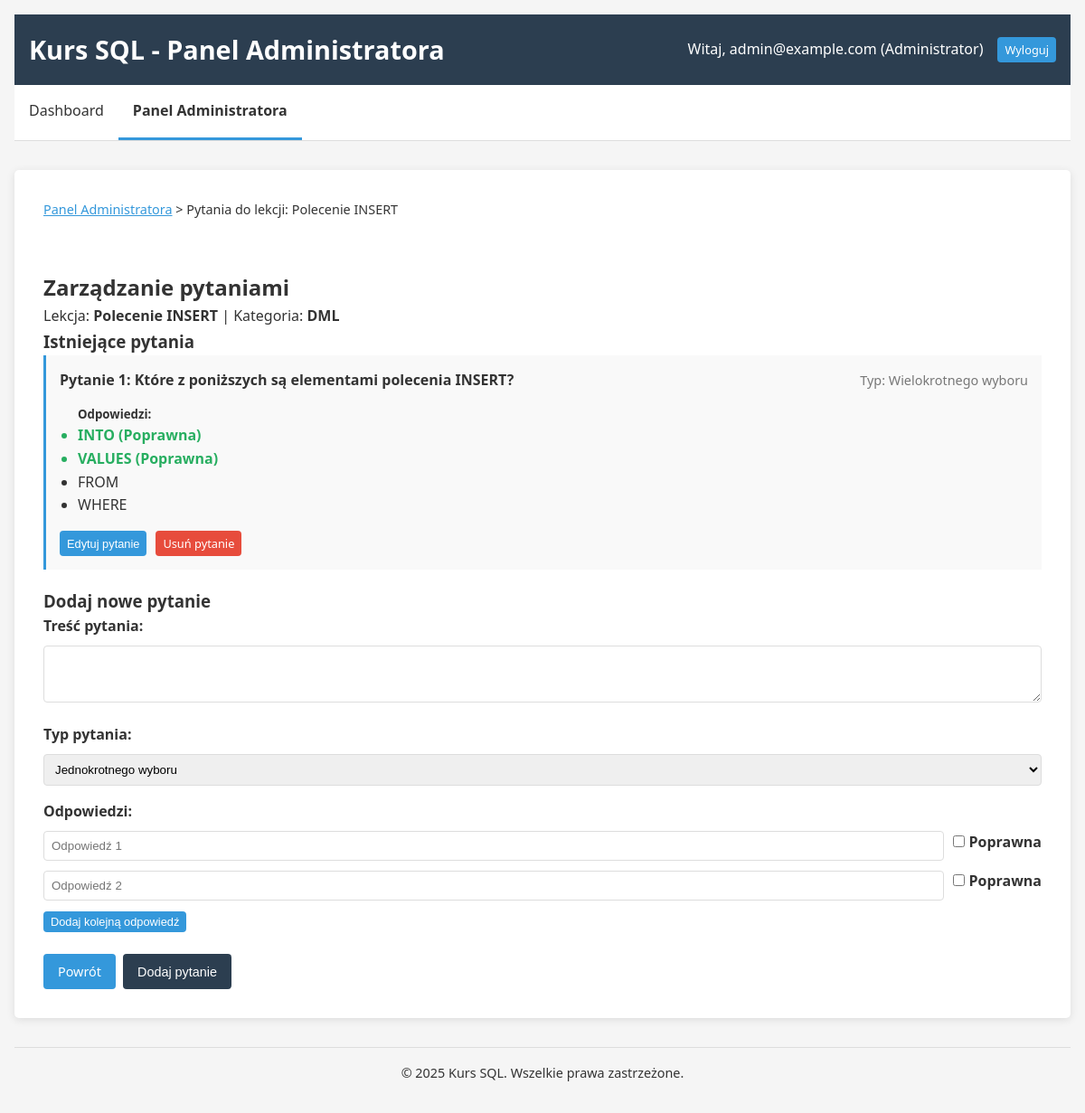
The page /index.php?page=admin_manage_questions&lesson_id=3 (signed in) on the database its author committed.
### tables this page shows
CREATE TABLE lessons (
    id INT AUTO_INCREMENT PRIMARY KEY,
    title VARCHAR(255) NOT NULL,
    content TEXT NOT NULL,
    category VARCHAR(100) NOT NULL
);

CREATE TABLE questions (
    id INT AUTO_INCREMENT PRIMARY KEY,
    lesson_id INT,
    type ENUM('single', 'multi', 'open') NOT NULL,
    text TEXT NOT NULL,
    FOREIGN KEY (lesson_id) REFERENCES lessons(id) ON DELETE CASCADE
);

CREATE TABLE answers (
    id INT AUTO_INCREMENT PRIMARY KEY,
    question_id INT,
    text TEXT NOT NULL,
    is_correct BOOLEAN DEFAULT FALSE,
    FOREIGN KEY (question_id) REFERENCES questions(id) ON DELETE CASCADE
);

### functions.php (called while the page is built, shortened)
<?php
function get_questions_for_lesson($db, $lesson_id) {
    $stmt = $db->prepare("SELECT * FROM questions WHERE lesson_id = ?");
    $stmt->execute([$lesson_id]);
    return $stmt->fetchAll(PDO::FETCH_ASSOC);
}
function get_answers_for_question($db, $question_id) {
    $stmt = $db->prepare("SELECT * FROM answers WHERE question_id = ?");
    $stmt->execute([$question_id]);
    return $stmt->fetchAll(PDO::FETCH_ASSOC);
}
?>

### admin.php (the view, shortened to what this page needs)
<?php
require_once 'config.php';
require_once 'functions.php';
?>
<?php
function render_manage_questions($lesson_id) {
    global $db;
    $stmt = $db->prepare("SELECT * FROM lessons WHERE id = ?");
    $stmt->execute([$lesson_id]);
    $lesson = $stmt->fetch(PDO::FETCH_ASSOC);
    $questions = get_questions_for_lesson($db, $lesson_id);
?>
<!DOCTYPE html>
<html lang="pl">
<head>
    <link rel="stylesheet" href="style.css">
</head>
<body>
    <div class="container">
        <header>
            <h1>Kurs SQL - Panel Administratora</h1>
            <div class="user-info">
                <span>Witaj, <?= htmlspecialchars($_SESSION['email']) ?> (Administrator)</span>
                <a href="index.php?action=logout" class="btn btn-sm">Wyloguj</a>
            </div>
        </header>
        <nav>
            <ul>
                <li><a href="index.php?page=dashboard">Dashboard</a></li>
                <li><a href="index.php?page=admin" class="active">Panel Administratora</a></li>
            </ul>
        </nav>
        <main>
            <div class="admin-panel">
                <div class="breadcrumb">
                    <a href="index.php?page=admin">Panel Administratora</a> &gt;
                    Pytania do lekcji: <?= htmlspecialchars($lesson['title']) ?>
                </div>
                <div class="questions-panel">
                    <h2>Zarządzanie pytaniami</h2>
                    <p>Lekcja: <strong><?= htmlspecialchars($lesson['title']) ?></strong> | Kategoria: <strong><?= htmlspecialchars($lesson['category']) ?></strong></p>
                    <div class="questions-list">
                        <h3>Istniejące pytania</h3>
                        <?php if (empty($questions)): ?>
                        <p>Brak pytań dla tej lekcji.</p>
                        <?php else: ?>
                        <?php foreach ($questions as $index => $question): ?>
                        <div class="question-item">
                            <div class="question-header">
                                <h4>Pytanie <?= $index + 1 ?>: <?= htmlspecialchars($question['text']) ?></h4>
                                <div class="question-meta">
                                    <span class="question-type">
                                        Typ:
                                        <?php
                                        switch($question['type']) {
                                            case 'multi': echo 'Wielokrotnego wyboru'; break;
                                        }
                                        ?>
                                    </span>
                                </div>
                            </div>
                            <div class="question-answers">
                                <h5>Odpowiedzi:</h5>
                                <?php
                                $answers = get_answers_for_question($db, $question['id']);
                                if (!empty($answers)):
                                ?>
                                <ul>
                                    <?php foreach ($answers as $answer): ?>
                                    <li class="<?= $answer['is_correct'] ? 'correct-answer' : 'incorrect-answer' ?>">
                                        <?= htmlspecialchars($answer['text']) ?>
                                        <?= $answer['is_correct'] ? ' (Poprawna)' : '' ?>
                                    </li>
                                    <?php endforeach; ?>
                                </ul>
                                <?php else: ?>
                                <p>Brak odpowiedzi dla tego pytania.</p>
                                <?php endif; ?>
                            </div>
                            <div class="question-actions">
                                <button class="btn btn-sm edit-question-btn" data-id="<?= $question['id'] ?>" data-type="<?= $question['type'] ?>">Edytuj pytanie</button>
                                <a href="index.php?page=admin_manage_questions&lesson_id=<?= $lesson_id ?>&delete_question=<?= $question['id'] ?>"
                                   class="btn btn-sm btn-danger"
                                   onclick="return confirm('Czy na pewno chcesz usunąć to pytanie?')">Usuń pytanie</a>
                            </div>
                        </div>
                        <?php endforeach; ?>
                        <?php endif; ?>
                    </div>
                    <div class="add-question">
                        <h3>Dodaj nowe pytanie</h3>
                        <form method="post" action="index.php?page=admin_manage_questions&lesson_id=<?= $lesson_id ?>" id="add-question-form">
                            <div class="form-group">
                                <label for="question_text">Treść pytania:</label>
                                <textarea name="question_text" id="question_text" required rows="3"></textarea>
                            </div>
                            <div class="form-group">
                                <label for="question_type">Typ pytania:</label>
                                <select name="question_type" id="question_type" required>
                                    <option value="single">Jednokrotnego wyboru</option>
                                </select>
                            </div>
                            <div id="choice-answers">
                                <div class="form-group">
                                    <label>Odpowiedzi:</label>
                                    <div id="answers-container">
                                        <div class="answer-row">
                                            <input type="text" name="answers[]" placeholder="Odpowiedź 1" required>
                                            <label><input type="checkbox" name="correct_answers[]" value="0"> Poprawna</label>
                                        </div>
                                        <div class="answer-row">
                                            <input type="text" name="answers[]" placeholder="Odpowiedź 2" required>
                                            <label><input type="checkbox" name="correct_answers[]" value="1"> Poprawna</label>
                                        </div>
                                    </div>
                                    <button type="button" id="add-answer" class="btn btn-sm">Dodaj kolejną odpowiedź</button>
                                </div>
                            </div>
                            <div class="form-actions">
                                <a href="index.php?page=admin" class="btn">Powrót</a>
                                <button type="submit" class="btn btn-primary">Dodaj pytanie</button>
                            </div>
                        </form>
                    </div>
                </div>
            </div>
        </main>
        <footer>
            <p>&copy; 2025 Kurs SQL. Wszelkie prawa zastrzeżone.</p>
        </footer>
    </div>
</body>
</html>
<?php
}
?>

### style.css (style rules this page uses)
:root { --primary-color: #2c3e50; --secondary-color: #3498db; --accent-color: #e74c3c; --light-gray: #f5f5f5; --dark-gray: #333; --border-color: #ddd; --success-color: #27ae60; --error-color: #e74c3c; }
* { margin: 0; padding: 0; box-sizing: border-box; }
body { font-family: 'Segoe UI', Tahoma, Geneva, Verdana, sans-serif; line-height: 1.6; background-color: var(--light-gray); color: var(--dark-gray); }
.container { max-width: 1200px; margin: 0 auto; padding: 1rem; }
header { background-color: var(--primary-color); color: white; padding: 1rem; display: flex; justify-content: space-between; align-items: center; }
header h1 { font-size: 1.8rem; }
.user-info { display: flex; align-items: center; gap: 1rem; }
nav { background-color: white; border-bottom: 1px solid var(--border-color); margin-bottom: 2rem; }
nav ul { display: flex; list-style-type: none; }
nav ul li a { display: block; padding: 1rem; color: var(--dark-gray); text-decoration: none; transition: background-color 0.2s; }
nav ul li a.active { border-bottom: 3px solid var(--secondary-color); font-weight: bold; }
main { background-color: white; padding: 2rem; border-radius: 5px; box-shadow: 0 2px 10px rgba(0, 0, 0, 0.1); margin-bottom: 2rem; }
footer { text-align: center; padding: 1rem; color: var(--dark-gray); font-size: 0.9rem; border-top: 1px solid var(--border-color); }
.btn { display: inline-block; padding: 0.5rem 1rem; background-color: var(--secondary-color); color: white; border: none; border-radius: 4px; cursor: pointer; text-decoration: none; font-size: 0.9rem; transition: background-color 0.2s; }
.btn-primary { background-color: var(--primary-color); }
.btn-sm { padding: 0.25rem 0.5rem; font-size: 0.8rem; }
.form-group { margin-bottom: 1rem; }
.form-group label { display: block; margin-bottom: 0.5rem; font-weight: bold; }
.form-group input[type="text"], .form-group input[type="email"], .form-group input[type="password"], .form-group textarea, .form-group select { width: 100%; padding: 0.5rem; border: 1px solid var(--border-color); border-radius: 4px; }
.form-actions { margin-top: 1.5rem; display: flex; gap: 0.5rem; }
.admin-panel { display: grid; gap: 2rem; }
.breadcrumb { margin-bottom: 1.5rem; font-size: 0.9rem; }
.breadcrumb a { color: var(--secondary-color); }

### admin.php (style rules this page uses)
.question-item { background-color: #f9f9f9; padding: 15px; margin-bottom: 20px; border-left: 3px solid var(--secondary-color); }
.question-header { display: flex; justify-content: space-between; align-items: center; margin-bottom: 10px; }
.question-meta { font-size: 0.9em; color: #777; }
.question-answers { margin: 15px 0; padding-left: 20px; }
.question-actions { margin-top: 15px; display: flex; gap: 10px; }
.correct-answer { color: var(--success-color); font-weight: bold; }
.incorrect-answer { color: inherit; }
.answer-row { display: flex; align-items: center; margin-bottom: 10px; }
.answer-row input[type="text"] { flex: 1; margin-right: 10px; }
.btn-danger { background-color: var(--error-color); }

### rows shown on the page
lessons: title "Polecenie INSERT", category "DML"
questions: text "Które z poniższych są elementami polecenia INSERT?", type "Wielokrotnego wyboru"
answers: text "INTO", is_correct "(Poprawna)"
answers: text "VALUES", is_correct "(Poprawna)"
answers: text "FROM"
answers: text "WHERE"

### other values the page prints
$_SESSION['email'] "admin@example.com"
